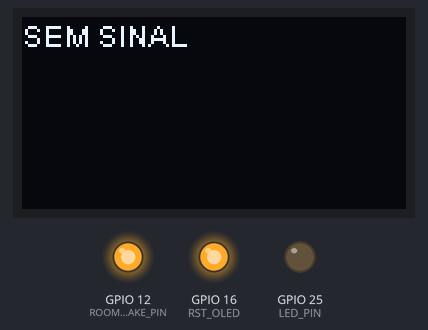
Bench run of a program on a simulated ESP32. Parts: 128×64 one-colour display, output pins drawn as LEDs (lit = HIGH). No radio packets arrive unless stated.

Above: at 3.5 s.
Timing chart, 0 to 5.0 s (numbered marks = the images above):
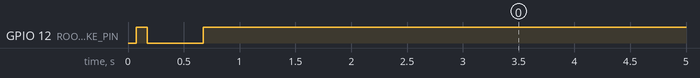

The program:

main.cpp
```cpp
#include <Arduino.h>
#include <HardwareSerial.h>
#include <SPI.h>
#include <LoRa.h>
#include "SSD1306Wire.h"

// ==========================================
// CONFIGURAÇÃO DE HARDWARE (Confirmada)
// ==========================================
// Pinos do Roomba (Ligação Física)
#define ROOMBA_RX_PIN   3  // Fio LARANJA (TXD do Roomba) -> Entra no 23
#define ROOMBA_TX_PIN   1  // Fio AZUL    (RXD do Roomba) -> Sai do 17
#define ROOMBA_WAKE_PIN 12  // Fio VERDE   (DD do Roomba)  -> Pino 12 (Confirmado)

// Pinos do Heltec V2 (Fixos)
#define SCK_PIN     5
#define MISO_PIN    19
#define MOSI_PIN    27
#define SS_PIN      18
#define RST_PIN     14
#define DIO0_PIN    26
#define RST_OLED    16
#define SDA_OLED    4
#define SCL_OLED    15
#define LED_PIN     25

#define BAND 915E6
#define MY_NODE_ID 1

// Objetos
SSD1306Wire display(0x3c, SDA_OLED, SCL_OLED);
HardwareSerial SerialRoomba(1);
QueueHandle_t roombaQueue;

// ==========================================
// ESTRUTURA DE DADOS (PACKED - CRUCIAL)
// ==========================================
#define clamp(value, min, max) (value < min ? min : value > max ? max : value)

struct PayloadCmdVel { float linear_x; float angular_z; };
struct PayloadLed { int32_t color_code; int32_t blink_rate; };
enum MsgType { MSG_CMD_VEL = 0xA0 };

// O atributo "packed" evita o erro de NaN nos floats
typedef struct {
  uint8_t target_id;
  uint8_t msg_type;
  union {
    PayloadCmdVel cmd;
    PayloadLed    led;
  } data;
  uint16_t checksum;
} __attribute__((packed)) LoRaPacket;

// Variáveis de Controle
unsigned long lastCmdTime = 0;

// ==========================================
// COMANDOS ROOMBA
// ==========================================
void wakeUp() {
  pinMode(ROOMBA_WAKE_PIN, OUTPUT);
  digitalWrite(ROOMBA_WAKE_PIN, HIGH); delay(100);
  digitalWrite(ROOMBA_WAKE_PIN, LOW);  delay(500); // Acorda
  digitalWrite(ROOMBA_WAKE_PIN, HIGH); delay(2000);
}

void startSafe() {
  SerialRoomba.write(128); // START
  delay(50);
  SerialRoomba.write(131); // SAFE MODE (Permite controle mas para se erguer do chão)
  delay(50);
}

void drive(int velocity, int radius) {
  clamp(velocity, -500, 500);
  clamp(radius, -2000, 2000);

  SerialRoomba.write(137); // Opcode Drive
  SerialRoomba.write((velocity >> 8) & 0xFF);
  SerialRoomba.write(velocity & 0xFF);
  SerialRoomba.write((radius >> 8) & 0xFF);
  SerialRoomba.write(radius & 0xFF);
}

void driveStop() { drive(0, 0); }

// Toca 2 notas para avisar que está pronto
void beepReady() {
  SerialRoomba.write(140); SerialRoomba.write(1); SerialRoomba.write(2);
  SerialRoomba.write(72); SerialRoomba.write(16);
  SerialRoomba.write(76); SerialRoomba.write(16);
  delay(50);
  SerialRoomba.write(141); SerialRoomba.write(1);
}

// ==========================================
// TASK LORA (Recebe Rádio)
// ==========================================
void TaskLoRaReader(void *pvParameters) {
  LoRaPacket packet;
  SPI.begin(SCK_PIN, MISO_PIN, MOSI_PIN, SS_PIN);
  LoRa.setPins(SS_PIN, RST_PIN, DIO0_PIN);
  if (!LoRa.begin(BAND)) vTaskDelete(NULL);

  for (;;) {
    int packetSize = LoRa.parsePacket();
    // Só aceita pacote do tamanho exato (filtra ruído)
    if (packetSize == sizeof(LoRaPacket)) {
      LoRa.readBytes((uint8_t*)&packet, sizeof(LoRaPacket));

      if ((packet.target_id == MY_NODE_ID || packet.target_id == 255) &&
          packet.msg_type == MSG_CMD_VEL) {
        xQueueSend(roombaQueue, &packet, 0);
        digitalWrite(LED_PIN, !digitalRead(LED_PIN)); // Pisca LED da placa
      }
    } else if (packetSize > 0) {
      while(LoRa.available()) LoRa.read(); // Limpa buffer se for lixo
    }
    vTaskDelay(10 / portTICK_PERIOD_MS);
  }
}

// ==========================================
// TASK ROOMBA (Move o Robô)
// ==========================================
void TaskRoombaDrive(void *pvParameters) {
  LoRaPacket cmd;

  // INICIALIZAÇÃO SERIAL (Baud 115200 CONFIRMADO)
  SerialRoomba.begin(115200, SERIAL_8N1, ROOMBA_RX_PIN, ROOMBA_TX_PIN);

  wakeUp();
  startSafe();
  delay(500);
  beepReady(); // Se ouvir isso, o código subiu e o robô acordou!

  for (;;) {
    // Verifica se chegou comando novo na fila
    if (xQueueReceive(roombaQueue, &cmd, 100 / portTICK_PERIOD_MS) == pdTRUE) {

      lastCmdTime = millis(); // Atualiza tempo do último comando

      float v = cmd.data.cmd.linear_x;
      float w = cmd.data.cmd.angular_z;

      // ATUALIZA DISPLAY
      display.clear();
      display.setFont(ArialMT_Plain_10); display.drawString(0,0, "LORA CONECTADO");
      display.setFont(ArialMT_Plain_16);
      display.drawString(0, 20, "V: " + String(v));
      display.drawString(0, 40, "W: " + String(w));
      display.display();

      // LÓGICA DE MOVIMENTO
      // Se apenas Linear (Frente/Trás)
      if (abs(w) < 0.05 && abs(v) > 0.05) {
        drive(v * 500, 32768); // 32768 = Reto (Straight) no protocolo Roomba
      }
      // Se apenas Angular (Girar no próprio eixo)
      else if (abs(v) < 0.05 && abs(w) > 0.05) {
        drive(w * 250, (w > 0) ? 1 : -1); // 1 = Anti-horário, -1 = Horário
      }
      // Movimento Curvo ou Parado
      else {
        // Conversão simples para teste (pode refinar depois)
        int vel_mm = v * 500;
        int rad_mm = (abs(w) > 0.01) ? (500 / w) : 32768;
        drive(vel_mm, rad_mm);
      }

    } else {
      // SEGURANÇA (Watchdog): Se não chegar comando por 1 segundo, PARA!
      if (millis() - lastCmdTime > 1000) {
         driveStop();
         display.clear(); display.drawString(0,0,"SEM SINAL"); display.display();
      }
    }
  }
}

// ==========================================
// SETUP
// ==========================================
void setup() {
  pinMode(LED_PIN, OUTPUT);
  Serial.begin(115200);

  // Reset OLED
  pinMode(RST_OLED, OUTPUT);
  digitalWrite(RST_OLED, LOW); delay(20);
  digitalWrite(RST_OLED, HIGH); delay(20);
  display.init(); display.flipScreenVertically();

  roombaQueue = xQueueCreate(5, sizeof(LoRaPacket));

  xTaskCreatePinnedToCore(TaskLoRaReader, "LoRa", 4096, NULL, 0, NULL, 0); // Core 0
  xTaskCreatePinnedToCore(TaskRoombaDrive, "Roomba", 4096, NULL, 1, NULL, 1); // Core 1
}

void loop() { vTaskDelete(NULL); }
```

Measured:
- by itself, GPIO 12 (ROOMBA_WAKE_PIN): LOW → HIGH at 0.07 s, → LOW 0.10 s later, → HIGH 0.50 s later
